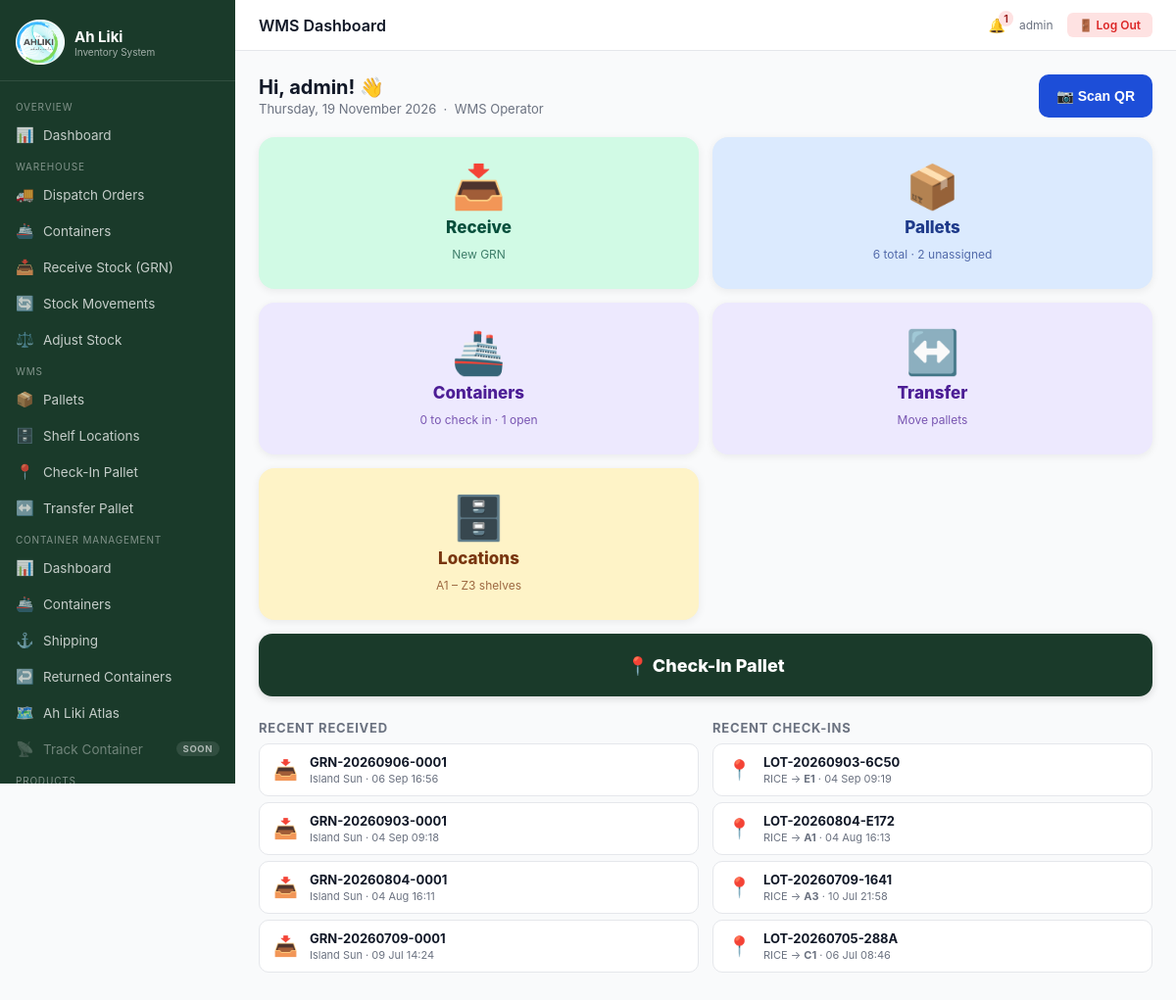
Screenshot of /wms/ (signed in) with the database file from the repository.
### inventory/models.py (models this page shows, shortened)
class GoodsReceivedNote(models.Model):
    grn_number = models.CharField(max_length=100, unique=True)
    purchase_order = models.ForeignKey(PurchaseOrder, on_delete=models.SET_NULL, null=True, blank=True, related_name='grns')
    supplier = models.ForeignKey(Supplier, on_delete=models.CASCADE, related_name='grns')
    received_by = models.ForeignKey(User, on_delete=models.SET_NULL, null=True)
    received_at = models.DateTimeField(default=timezone.now)
    has_discrepancy = models.BooleanField(default=False)
    notes = models.TextField(blank=True)

class Supplier(models.Model):
    name = models.CharField(max_length=200)
    contact_name = models.CharField(max_length=200, blank=True)
    phone = models.CharField(max_length=50, blank=True)
    email = models.EmailField(blank=True)
    address = models.TextField(blank=True)
    created_at = models.DateTimeField(auto_now_add=True)

class PalletLocation(models.Model):
    pallet = models.ForeignKey(Pallet, on_delete=models.CASCADE, related_name='location_history')
    shelf = models.ForeignKey(ShelfLocation, on_delete=models.CASCADE, related_name='pallet_assignments')
    assigned_by = models.ForeignKey(User, on_delete=models.SET_NULL, null=True, related_name='shelf_assignments')
    assigned_at = models.DateTimeField(auto_now_add=True)
    is_current = models.BooleanField(default=True)
    notes = models.TextField(blank=True)

class Pallet(models.Model):
    lot_number = models.CharField(max_length=100, unique=True)
    product = models.ForeignKey(Product, on_delete=models.CASCADE, related_name='pallets')
    grn_item = models.ForeignKey(GRNItem, on_delete=models.SET_NULL, null=True, blank=True, related_name='pallets')
    container_item = models.ForeignKey('ContainerItem', on_delete=models.SET_NULL, null=True, blank=True, related_name='pallets')
    quantity = models.PositiveIntegerField()
    expiry_date = models.DateField(null=True, blank=True)
    created_at = models.DateTimeField(auto_now_add=True)
    created_by = models.ForeignKey(User, on_delete=models.SET_NULL, null=True, related_name='pallets_created')
    notes = models.TextField(blank=True)

class Product(models.Model):
    sku = models.CharField(max_length=100, unique=True)
    name = models.CharField(max_length=200)
    category = models.ForeignKey(Category, on_delete=models.SET_NULL, null=True, related_name='products')
    supplier = models.ForeignKey(Supplier, on_delete=models.SET_NULL, null=True, related_name='products')
    unit_price = models.DecimalField(max_digits=10, decimal_places=2)
    cost_price = models.DecimalField(max_digits=10, decimal_places=2, default=0)
    reorder_level = models.PositiveIntegerField(default=10, help_text='Alert when stock falls below this')
    unit = models.CharField(max_length=50, default='each', help_text='e.g. each, kg, litre, carton')
    barcode = models.CharField(max_length=200, blank=True)
    description = models.TextField(blank=True)
    is_active = models.BooleanField(default=True)
    created_at = models.DateTimeField(auto_now_add=True)

class ShelfLocation(models.Model):
    code = models.CharField(max_length=20, unique=True)   # e.g. A1, B2, Z3, AA1
    letter = models.CharField(max_length=10)               # the row: A–Z, or a longer name added later (AA)
    story = models.PositiveSmallIntegerField()             # the level within the row: 1, 2, 3…
    class Meta:
        ordering = ['letter', 'story']

### inventory/views.py (the view)
# urls.py: path('wms/', views.wms_dashboard, name='wms_dashboard'),
@login_required
@role_required('admin', 'manager', 'warehouse', 'wms_operator')
def wms_dashboard(request):
    total_pallets = Pallet.objects.count()
    assigned_ids = PalletLocation.objects.filter(is_current=True).values_list('pallet_id', flat=True)
    unassigned_count = Pallet.objects.exclude(pk__in=assigned_ids).count()
    recent_grns = GoodsReceivedNote.objects.select_related('supplier').order_by('-received_at')[:4]
    recent_checkins = PalletLocation.objects.filter(is_current=True).select_related(
        'pallet__product', 'shelf', 'assigned_by'
    ).order_by('-assigned_at')[:4]
    return render(request, 'wms/wms_dashboard.html', {
        'total_pallets': total_pallets,
        'unassigned_count': unassigned_count,
        'containers_awaiting': Container.objects.filter(status=Container.STATUS_AT_WHARF).count(),
        'containers_open': Container.objects.filter(
            status__in=[Container.STATUS_CHECKED_IN, Container.STATUS_OPENED,
                        Container.STATUS_PALLETIZED]).count(),
        'recent_grns': recent_grns,
        'recent_checkins': recent_checkins,
        'today': date.today(),
    })

### templates/wms/wms_dashboard.html (shortened to what this page needs)
{% extends 'base.html' %}
{% block topbar_title %}WMS Dashboard{% endblock %}
{% block content %}
<div class="page-header">
  <div>
    <h1>Hi, {{ request.user.first_name|default:request.user.username }}! 👋</h1>
    <p>{{ today|date:"l, d F Y" }} &nbsp;·&nbsp; WMS Operator</p>
  </div>
  <button onclick="openScanModal()"
    style="display:flex;align-items:center;gap:8px;padding:10px 18px;background:#1d4ed8;color:#fff;border:none;border-radius:10px;font-size:14px;font-weight:700;cursor:pointer;min-height:44px">
    📷 Scan QR
  </button>
</div>
<div class="wms-btn-grid">
  <a href="{% url 'grn_add' %}" class="wms-big-card wms-card-green">
    <span class="card-icon">📥</span>
    <span class="card-label">Receive</span>
    <span class="card-sub">New GRN</span>
  </a>
  <a href="{% url 'pallet_list' %}" class="wms-big-card wms-card-blue">
    <span class="card-icon">📦</span>
    <span class="card-label">Pallets</span>
    <span class="card-sub">{{ total_pallets }} total{% if unassigned_count %} · {{ unassigned_count }} unassigned{% endif %}</span>
  </a>
  <a href="{% url 'warehouse_container_list' %}" class="wms-big-card wms-card-purple">
    <span class="card-icon">🚢</span>
    <span class="card-label">Containers</span>
    <span class="card-sub">{{ containers_awaiting }} to check in{% if containers_open %} · {{ containers_open }} open{% endif %}</span>
  </a>
  <a href="{% url 'wms_transfer' %}" class="wms-big-card wms-card-purple">
    <span class="card-icon">↔️</span>
    <span class="card-label">Transfer</span>
    <span class="card-sub">Move pallets</span>
  </a>
  <a href="{% url 'shelf_list' %}" class="wms-big-card wms-card-amber">
    <span class="card-icon">🗄️</span>
    <span class="card-label">Locations</span>
    <span class="card-sub">A1 – Z3 shelves</span>
  </a>
</div>
<a href="{% url 'wms_checkin' %}" class="wms-checkin-shortcut">
  📍 Check-In Pallet
</a>
{% if recent_grns or recent_checkins %}
<div class="grid-2" style="gap:14px;margin-top:24px">
  <div>
    <div class="wms-recent-title">Recent Received</div>
    {% for g in recent_grns %}
    <a href="{% url 'grn_detail' g.pk %}" class="wms-recent-item" style="text-decoration:none;color:inherit">
      <span class="wms-recent-icon">📥</span>
      <div class="wms-recent-main">
        <strong>{{ g.grn_number }}</strong>
        <span class="wms-recent-meta">{{ g.supplier.name }} · {{ g.received_at|date:"d M H:i" }}</span>
      </div>
    </a>
    {% empty %}
    <div style="font-size:13px;color:var(--gray-400);padding:10px 0">No GRNs yet.</div>
    {% endfor %}
  </div>
  <div>
    <div class="wms-recent-title">Recent Check-Ins</div>
    {% for loc in recent_checkins %}
    <div class="wms-recent-item">
      <span class="wms-recent-icon">📍</span>
      <div class="wms-recent-main">
        <strong>{{ loc.pallet.lot_number }}</strong>
        <span class="wms-recent-meta">{{ loc.pallet.product.name|truncatechars:22 }} → <b>{{ loc.shelf.code }}</b> · {{ loc.assigned_at|date:"d M H:i" }}</span>
      </div>
    </div>
    {% empty %}
    <div style="font-size:13px;color:var(--gray-400);padding:10px 0">No check-ins yet.</div>
    {% endfor %}
  </div>
</div>
{% endif %}
{% endblock %}

### templates/base.html (shortened to what this page needs)
<!DOCTYPE html>
<html lang="en">
<head>
{% load static %}
{% load custom_tags %}
<link rel="stylesheet" href="{% static 'css/main.css' %}">
</head>
<body>
{% with user_role=request.user|user_role %}
{% with is_admin=request.user.is_superuser %}
<div class="layout{% if user_role == 'wms_operator' or user_role == 'wms_dispatcher' %} wms-op-layout{% endif %}">
  <aside class="sidebar" id="sidebar">
    <div class="sidebar-brand">
      <div class="logo">
        <img src="{% static 'image/ahliki_logo.png' %}" alt="Ah Liki Logo" class="logo-image">
        <div>
          <div class="logo-text">Ah Liki</div>
          <div class="logo-sub">{% if user_role == 'wms_operator' %}WMS Operator{% elif user_role == 'wms_dispatcher' %}WMS Dispatcher{% elif user_role == 'custom_broker' %}Customs Broker{% else %}Inventory System{% endif %}</div>
        </div>
      </div>
    </div>
    <nav class="sidebar-nav">
      {% if user_role == 'wms_operator' %}
      <div class="nav-section">Home</div>
      <a href="{% url 'wms_dashboard' %}" class="{% if request.resolver_match.url_name == 'wms_dashboard' %}active{% endif %}">
        <span class="icon">🏠</span> WMS Dashboard
      </a>
      <div class="nav-section">Receive Stock</div>
      <a href="{% url 'grn_list' %}" class="{% if 'grn' in request.resolver_match.url_name %}active{% endif %}">
        <span class="icon">📥</span> Receive Stock (GRN)
      </a>
      <a href="{% url 'grn_add' %}" class="{% if request.resolver_match.url_name == 'grn_add' %}active{% endif %}">
        <span class="icon">➕</span> New GRN
      </a>
      <a href="{% url 'warehouse_container_list' %}" class="{% if 'container' in request.resolver_match.url_name and 'cms_' not in request.resolver_match.url_name %}active{% endif %}">
        <span class="icon">🚢</span> Containers
      </a>
      <div class="nav-section">WMS Operations</div>
      <a href="{% url 'wms_checkin' %}" class="{% if 'checkin' in request.resolver_match.url_name %}active{% endif %}">
        <span class="icon">📍</span> Check-In Pallet
      </a>
      <a href="{% url 'wms_transfer' %}" class="{% if 'transfer' in request.resolver_match.url_name %}active{% endif %}">
        <span class="icon">↔️</span> Transfer Pallet
      </a>
      <a href="{% url 'pallet_list' %}" class="{% if 'pallet' in request.resolver_match.url_name %}active{% endif %}">
        <span class="icon">📦</span> Pallets
      </a>
      <a href="{% url 'shelf_list' %}" class="{% if 'shelf' in request.resolver_match.url_name %}active{% endif %}">
        <span class="icon">🗄️</span> Shelf Locations
      </a>
      {% else %}
      {% if is_admin or user_role == 'admin' or user_role == 'warehouse' or user_role == 'finance' or user_role == 'manager' %}
      <div class="nav-section">Overview</div>
      <a href="{% url 'dashboard' %}" class="{% if request.resolver_match.url_name == 'dashboard' %}active{% endif %}">
        <span class="icon">📊</span> Dashboard
      </a>
      {% endif %}
      {% if is_admin or user_role == 'admin' or user_role == 'manager' or user_role == 'warehouse' %}
      <div class="nav-section">Warehouse</div>
      <a href="{% url 'warehouse_dispatch_list' %}" class="{% if 'dispatch' in request.resolver_match.url_name %}active{% endif %}">
        <span class="icon">🚚</span> Dispatch Orders
      </a>
      <a href="{% url 'warehouse_container_list' %}" class="{% if 'container' in request.resolver_match.url_name and 'cms_' not in request.resolver_match.url_name %}active{% endif %}">
        <span class="icon">🚢</span> Containers
      </a>
      <a href="{% url 'grn_list' %}" class="{% if 'grn' in request.resolver_match.url_name %}active{% endif %}">
        <span class="icon">📥</span> Receive Stock (GRN)
      </a>
      <a href="{% url 'stock_movements' %}" class="{% if 'stock_movements' in request.resolver_match.url_name %}active{% endif %}">
        <span class="icon">🔄</span> Stock Movements
      </a>
      <a href="{% url 'stock_adjust' %}" class="{% if 'stock_adjust' in request.resolver_match.url_name %}active{% endif %}">
        <span class="icon">⚖️</span> Adjust Stock
      </a>
      <div class="nav-section">WMS</div>
      <a href="{% url 'pallet_list' %}" class="{% if 'pallet' in request.resolver_match.url_name %}active{% endif %}">
        <span class="icon">📦</span> Pallets
      </a>
      <a href="{% url 'shelf_list' %}" class="{% if 'shelf' in request.resolver_match.url_name %}active{% endif %}">
        <span class="icon">🗄️</span> Shelf Locations
      </a>
      <a href="{% url 'wms_checkin' %}" class="{% if 'checkin' in request.resolver_match.url_name %}active{% endif %}">
        <span class="icon">📍</span> Check-In Pallet
      </a>
      <a href="{% url 'wms_transfer' %}" class="{% if 'transfer' in request.resolver_match.url_name %}active{% endif %}">
        <span class="icon">↔️</span> Transfer Pallet
      </a>
      {% endif %}
      {% if is_admin or user_role == 'admin' or user_role == 'manager' %}
      <div class="nav-section">Container Management</div>
      <a href="{% url 'cms_dashboard' %}" class="{% if request.resolver_match.url_name == 'cms_dashboard' %}active{% endif %}">
        <span class="icon">📊</span> Dashboard
      </a>
      <a href="{% url 'cms_containers' %}" class="{% if request.resolver_match.url_name == 'cms_containers' or 'cms_container_' in request.resolver_match.url_name %}active{% endif %}">
        <span class="icon">🚢</span> Containers
      </a>
      <a href="{% url 'cms_shipping' %}" class="{% if 'cms_shipping' in request.resolver_match.url_name %}active{% endif %}">
        <span class="icon">⚓</span> Shipping
      </a>
      <a href="{% url 'cms_returns' %}" class="{% if 'cms_return' in request.resolver_match.url_name %}active{% endif %}">
        <span class="icon">↩️</span> Returned Containers
      </a>
      <a href="{% url 'cms_atlas' %}" class="{% if request.resolver_match.url_name == 'cms_atlas' %}active{% endif %}">
        <span class="icon">🗺️</span> Ah Liki Atlas
      </a>
      <span class="nav-disabled" title="Coming soon" aria-disabled="true">
        <span class="icon">📡</span> Track Container <span class="nav-soon">Soon</span>
      </span>
      {% endif %}
      {% if is_admin or user_role == 'admin' or user_role == 'manager' or user_role == 'warehouse' %}
      <div class="nav-section">Products</div>
      {% elif user_role == 'finance' %}
      <div class="nav-section">Pricing</div>
      <a href="{% url 'product_list' %}" class="{% if 'product' in request.resolver_match.url_name %}active{% endif %}">
        <span class="icon">💰</span> Manage Prices
      </a>
      {% endif %}
      {% endif %}
    </nav>
  </aside>
  <div class="main">
    <div class="topbar">
      <div class="topbar-title">
        {% block topbar_title %}{% endblock %}
      </div>
      <div class="topbar-right">
        {% if is_admin or user_role == 'admin' or user_role == 'warehouse' or user_role == 'manager' %}
        <a href="{% url 'alert_list' %}" style="position:relative;color:var(--gray-700);text-decoration:none">
          🔔{% if open_alerts_count %}<span class="badge badge-red" style="position:absolute;top:-6px;right:-8px;padding:1px 5px">{{ open_alerts_count }}</span>{% endif %}
        </a>
        {% endif %}
        <a href="{% url 'profile' %}" class="topbar-user">
          {{ request.user.get_full_name|default:request.user.username }}
        </a>
        <form method="post" action="{% url 'logout' %}" style="margin:0">
          <button type="submit" class="topbar-logout" title="Log Out">🚪<span class="lbl"> Log Out</span></button>
        </form>
      </div>
    </div>
    <div class="content">
      {% block content %}{% endblock %}
    </div>
  </div>
</div>
{% endwith %}
{% endwith %}
</body>
</html>

### rows the page displays
GoodsReceivedNote: grn_number "GRN-20260906-0001", supplier.name "Island Sun", received_at "06 Sep 16:56"
GoodsReceivedNote: grn_number "GRN-20260903-0001", supplier.name "Island Sun", received_at "04 Sep 09:18"
GoodsReceivedNote: grn_number "GRN-20260804-0001", supplier.name "Island Sun", received_at "04 Aug 16:11"
GoodsReceivedNote: grn_number "GRN-20260709-0001", supplier.name "Island Sun", received_at "09 Jul 14:24"
PalletLocation: pallet.lot_number "LOT-20260903-6C50", pallet.product.name "RICE", shelf.code "E1", assigned_at "04 Sep 09:19"
PalletLocation: pallet.lot_number "LOT-20260804-E172", pallet.product.name "RICE", shelf.code "A1", assigned_at "04 Aug 16:13"
PalletLocation: pallet.lot_number "LOT-20260709-1641", pallet.product.name "RICE", shelf.code "A3", assigned_at "10 Jul 21:58"
PalletLocation: pallet.lot_number "LOT-20260705-288A", pallet.product.name "RICE", shelf.code "C1", assigned_at "06 Jul 08:46"

### other values shown
{{ open_alerts_count }} "1"
{{ request.user.get_full_name|default:request.user.username }} "admin"
{{ request.user.first_name|default:request.user.username }} "admin"
{{ total_pallets }} "6"
{{ unassigned_count }} "2"
{{ containers_awaiting }} "0"
{{ containers_open }} "1"
